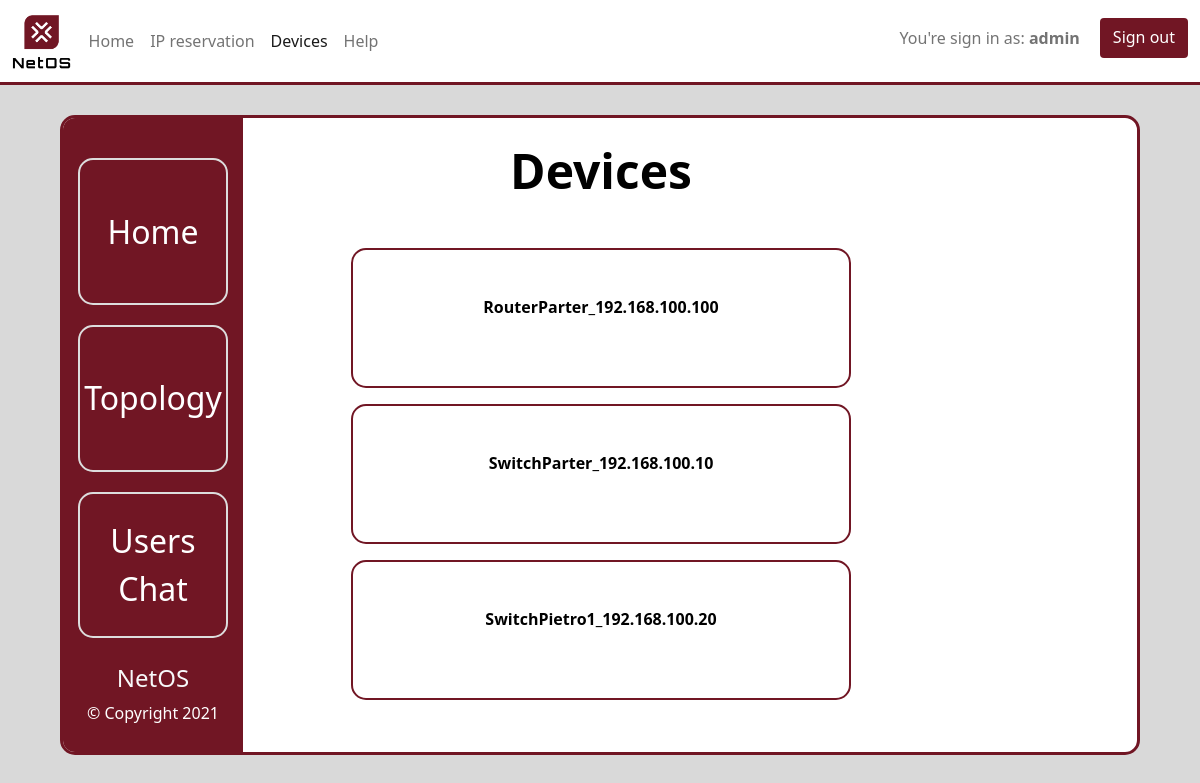
The app's page /devices/ (signed in) with its own data.
### netos/models.py (models this page shows)
class Device(models.Model):
    name = models.CharField(max_length=50)
    description = models.CharField(max_length=150)
    address_ip = models.CharField(max_length=15)
    def __str__(self):
        return self.name

### netos/views.py (the view)
# urls.py: url(r'^devices/$', views.devicesPage, name='devices'),
def devicesPage(request):
    zapytanie = Device.objects.all().order_by('name')
    dane = {'zapytanie': zapytanie}
    return render(request, 'netos/devices.html', dane)

### netos/templates/netos/devices.html (shortened to what this page needs)
<html>
<head>
    {% load static %}
    <link href="https://cdn.jsdelivr.net/npm/bootstrap@5.0.0-beta1/dist/css/bootstrap.min.css"
          rel="stylesheet"
>
    <link rel="stylesheet" type="text/css" href="{% static 'netos/style.css' %}"/>
</head>
<body>
{% if not user.is_authenticated %}
    <meta http-equiv="refresh" content="0; url=/login"/>
{% else %}
    <nav class="navbar navbar-expand-lg navbar-light bg-white">
        <div class="container-fluid">
            <a href="{% url 'netos:index' %}"><img class="navbar-logo" src="/static/resources/logo.png"></a>
            <div class="collapse navbar-collapse" id="navbarSupportedContent">
                <ul class="navbar-nav me-auto mb-2 mb-lg-0">
                    <li class="nav-item">
                        <a class="nav-link" aria-current="page" href="{% url 'netos:index' %}">Home</a>
                    </li>
                    <li class="nav-item">
                        <a class="nav-link" href="{% url 'netos:ip_reservation' %}">IP reservation</a>
                    </li>
                    <li class="nav-item">
                        <a class="nav-link active" href="{% url 'netos:devices' %}">Devices</a>
                    </li>
                    <li class="nav-item">
                        <a class="nav-link" href="{% url 'netos:help' %}">Help</a>
                    </li>
                </ul>
                <form class="d-flex">
                          <span class="navbar-text">
                              You're sign in as: <b>{{ user.username }}</b>
                          </span>
                    <a type="button" class="btn" href="{% url 'netos:logout' %}">Sign out</a>
                </form>
            </div>
        </div>
    </nav>
    <div class="panel">
        <div class="row m-0 h-100">
            <div class="col-2 p-0 px-4 panel-left">
                <section class="menu text-center">
                    <a href="{% url 'netos:index' %}">
                        <div class="menu-item">
                            <p>Home</p>
                        </div>
                    </a>
                    <a href="https://drive.google.com/file/d/1-0g0mMz9y8Y53ZbY9Xlwb7sI5ajAp8ry/view?usp=sharing">
                        <div class="menu-item">
                            <p>Topology</p>
                        </div>
                    </a>
                    <a href="https://www.skype.com/pl/">
                        <div class="menu-item">
                            <p>Users Chat</p>
                        </div>
                    </a>
                </section>
                <section class="info-box text-light text-center mt-3">
                    <h3>NetOS</h3>
                    <p class="text-white">&copy; Copyright 2021</p>
                </section>
            </div>
            <div class="col-8 p-0 panel-right">
                <div class="col-10 mt-0 in-panel-right">
                    <section class="main-stats py-4 px-5 text-center">
                    <h1 class="mb-5">Devices</h1>
                        {% for zap in zapytanie %}
                            <div class="row mb-3">
                                <div class="col-12">
                                    <div class="main-stats-box p-5">
                                        <h3><p>{{ zap }}</p></h3>
                                    </div>
                                </div>
                            </div>
                        {% endfor %}
                        <div id="chart" class="py-3 text-dark"></div>
                    </section>
                </div>
            </div>
        </div>
    </div>
{% endif %}
</body>
</html>

### netos/static/netos/style.css (style rules this page uses)
:root { --interface-color: #711624; --background-color: #D9D9D9; --active-color: #B12238; }
body { background-color: var(--background-color); }
.btn { margin: 10px 0 0 0; background-color: var(--interface-color); color: white; transition: background-color .3s; }
.navbar-logo { margin-right: 10px; height: 55px; }
.navbar { border-bottom-style: solid; border-bottom-width: 3px; border-color: var(--interface-color); }
span { color: black; }
.navbar-text { margin-top: 10px; margin-right: 20px; color: black; }
.panel { width: 90%; height: 80%; min-width: 700px; overflow: hidden; margin: 30px auto 0 auto; border-style: solid; border-radius: 15px; border-width: 3px; border-color: var(--interface-color); background-color: white; }
.panel-left { display: flex; flex-direction: column; justify-content: center; background-color: var(--interface-color); min-width: 180px; }
.panel-right { display: flex; justify-content: center; }
.menu { display: flex; flex-direction: column; justify-content: space-around; align-items: center; min-height: 500px; }
.menu a { display: flex; flex-direction: column; justify-content: space-around; width: 100%; min-width: 150px; height: 30%; color: #fff; text-decoration: none; border: 2px solid #ddd; border-radius: 15px; transition: background-color .3s; margin-bottom: 10px; margin-top : 10px; }
.menu-item p { margin-top: 16px; font-size: 2rem; }
.info-box h3 { font-size: 1.5rem; }
.info-box p { font-size: 1rem; }
.main-stats h1 { font-size: 3rem; font-weight: bold; color: black; }
.main-stats-box { height: 140px; border-radius: 15px; border-style: solid; border-width: 2px; border-color: var(--interface-color); transition: background-color .3s; color: black; }
.main-stats-box h3 { margin-bottom: 1em; font-size: 1.6rem; font-weight: bold; }
.main-stats-box p { font-size: 1rem; }

### records on screen
Device: name "RouterParter_192.168.100.100"
Device: name "SwitchParter_192.168.100.10"
Device: name "SwitchPietro1_192.168.100.20"

### other values on screen
{{ user.username }} "admin"
